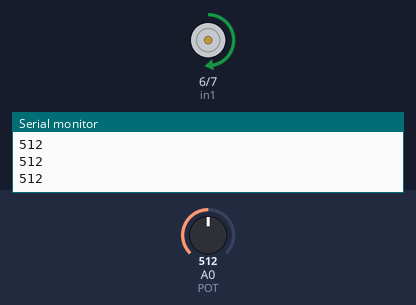
A sketch run on a simulated Arduino Uno, built with avr-gcc and run on an emulated ATmega328P. On the bench: motor-driver pin pairs drawn as motors (green arrow = first pin HIGH = forward, orange = second pin HIGH = backward, longer = more drive, scaled by the enable pin), the last lines printed to the serial monitor. The test bench sets the inputs (shaded band); at power-on: A0 (POT) = 512.

Above: at 1.3 s.
1.4 s: A0 (POT) set to 716
At 1.8 s:
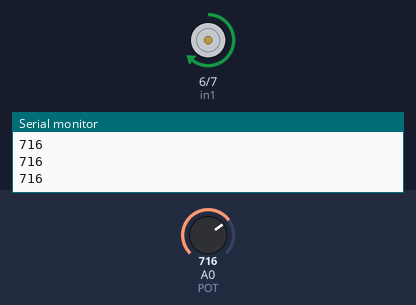
2.9 s: A0 (POT) set to 900
At 4.1 s:
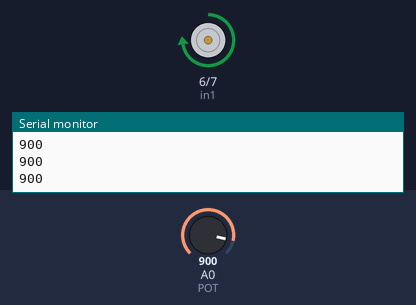
4.4 s: A0 (POT) set to 122
At 5.3 s:
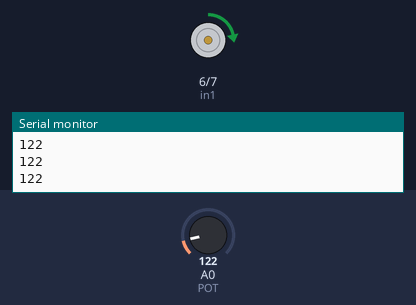
5.9 s: A0 (POT) set to 0
At 6.5 s:
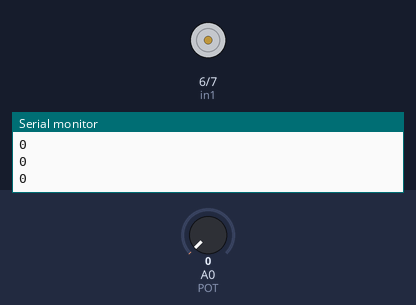
7.4 s: A0 (POT) set to 511
At 8.8 s:
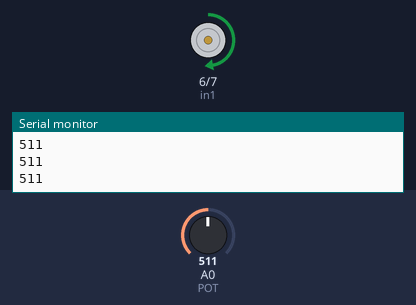
Timing chart, 0 to 9.9 s (numbered marks = the images above; inputs shaded):
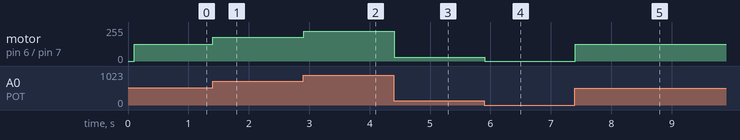

The sketch:

H_Bridge_motor_Driver_Part_1.ino
```cpp
//pin definitions
const int enA = 9;
const int in1 = 6;
const int in2 = 7;
const int POT = A0;

//integer to store the motor speed
int motor_speed = 0;


void setup() {
  pinMode(enA, OUTPUT);
  pinMode(in1, OUTPUT);
  pinMode(in2, OUTPUT);
  pinMode(POT, INPUT);

  // ensure motors stopped
  digitalWrite(in1, LOW);
  digitalWrite(in2, LOW);
  delay(100);

  //write one side high
  digitalWrite(in1, HIGH);
  Serial.begin(9600);
}
void loop() {

  //read the value from the potentiometer
  motor_speed = analogRead(POT);
  Serial.println(motor_speed);
  //converts from the 0-1023 input from the potentiometer to 0-255 output for analogWrite
  analogWrite(enA,motor_speed*255.0/1023.0);


}
```

Measured:
- after the input at 1.4 s, motor on pin 6 (in1) / pin 7 (in2): forward 127/255 → forward 178/255 at once
- after the input at 2.9 s, motor on pin 6 (in1) / pin 7 (in2): forward 178/255 → forward 224/255 at once
- after the input at 4.4 s, motor on pin 6 (in1) / pin 7 (in2): forward 224/255 → forward 30/255 at once
- after the input at 5.9 s, motor on pin 6 (in1) / pin 7 (in2): forward 30/255 → stopped at once
- after the input at 7.4 s, motor on pin 6 (in1) / pin 7 (in2): stopped → forward 127/255 at once
